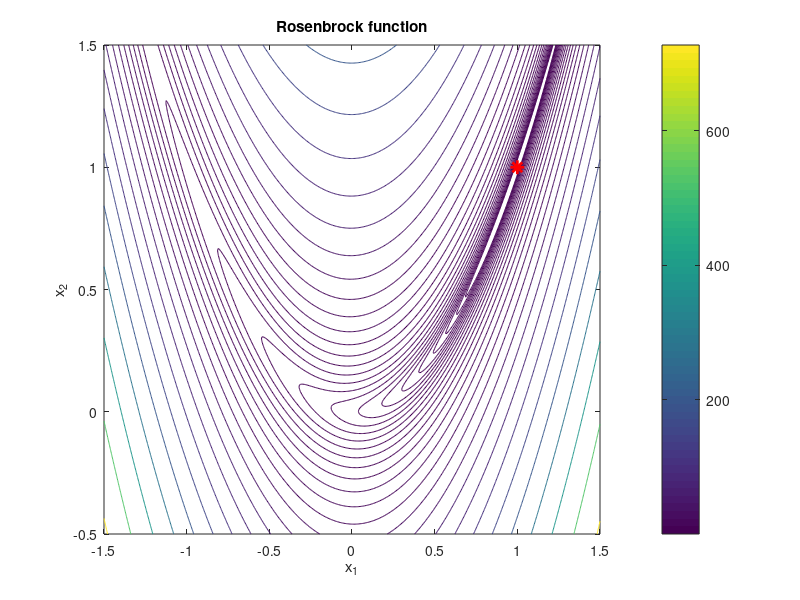

The MATLAB source for this figure:
f = @(x1, x2) 100*(x2 - x1.^2).^2 + (1 - x1).^2;
x = [1; 1];

% First-order condition: gradient at x*
df_dx1 = -400*x(1)*(x(2) - x(1)^2) - 2*(1 - x(1));
df_dx2 = 200*(x(2) - x(1)^2);
grad = [df_dx1; df_dx2];

% Second-order condition: Hessian at x*
H11 = 1200*x(1)^2 - 400*x(2) + 2;
H12 = -400*x(1);
H = [H11, H12; H12, 200];
eigenvalues_H = eig(H);

% Contour plot
x1r = linspace(-1.5, 1.5, 400);
x2r = linspace(-0.5, 1.5, 400);
[X1, X2] = meshgrid(x1r, x2r);
F = f(X1, X2);

figure;
contour(X1, X2, F, logspace(-1, 3, 30));
hold on;
plot(1, 1, 'r*', 'MarkerSize', 10, 'LineWidth', 2);
xlabel('x_1'); ylabel('x_2');
title('Rosenbrock function');
colorbar;
